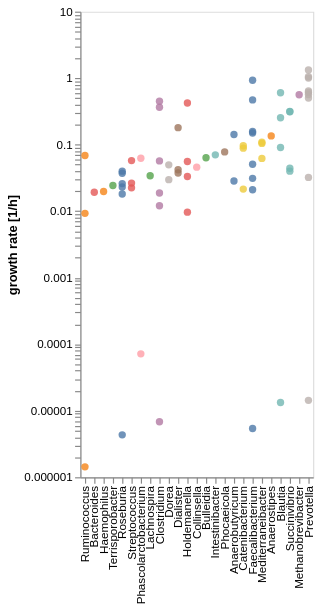

This figure's Vega-Lite source:
### Vega-Lite specification from a JSON file in a GitHub repository (floating-point values rounded to 4 significant figures)
{"$schema": "https://vega.github.io/schema/vega-lite/v5.json", "width": 200, "height": 400, "data": {"values": [{"taxon": "Catenibacterium", "sample_id": "chepang1", "abundance": 0.025, "growth_rate": 0.02147}, {"taxon": "Phascolarctobacterium", "sample_id": "chepang1", "abundance": 0.01817, "growth_rate": 7.171e-05}, {"taxon": "Prevotella", "sample_id": "chepang1", "abundance": 0.5742, "growth_rate": 0.5027}, {"taxon": "Succinivibrio", "sample_id": "chepang1", "abundance": 0.3827, "growth_rate": 0.3125}, {"taxon": "Faecalibacterium", "sample_id": "chepang2", "abundance": 0.02162, "growth_rate": 0.02099}, {"taxon": "Prevotella", "sample_id": "chepang2", "abundance": 0.5837, "growth_rate": 0.5668}, {"taxon": "Roseburia", "sample_id": "chepang2", "abundance": 0.0192, "growth_rate": 0.01815}, {"taxon": "Succinivibrio", "sample_id": "chepang2", "abundance": 0.3755, "growth_rate": 0.3151}, {"taxon": "Bacteroides", "sample_id": "chepang3", "abundance": 0.02394, "growth_rate": 0.01928}, {"taxon": "Clostridium", "sample_id": "chepang3", "abundance": 0.01491, "growth_rate": 0.01205}, {"taxon": "Faecalibacterium", "sample_id": "chepang3", "abundance": 0.03872, "growth_rate": 0.03114}, {"taxon": "Holdemanella", "sample_id": "chepang3", "abundance": 0.01204, "growth_rate": 0.009677}, {"taxon": "Phocaeicola", "sample_id": "chepang3", "abundance": 0.09668, "growth_rate": 0.07783}, {"taxon": "Prevotella", "sample_id": "chepang3", "abundance": 0.756, "growth_rate": 0.6106}, {"taxon": "Roseburia", "sample_id": "chepang3", "abundance": 0.04618, "growth_rate": 0.03712}, {"taxon": "Ruminococcus", "sample_id": "chepang3", "abundance": 0.01151, "growth_rate": 0.00929}, {"taxon": "Anaerobutyricum", "sample_id": "hadza1", "abundance": 0.02039, "growth_rate": 0.02848}, {"taxon": "Blautia", "sample_id": "hadza1", "abundance": 0.1822, "growth_rate": 0.2539}, {"taxon": "Bulleidia", "sample_id": "hadza1", "abundance": 0.04609, "growth_rate": 0.06346}, {"taxon": "Clostridium", "sample_id": "hadza1", "abundance": 0.3219, "growth_rate": 0.4501}, {"taxon": "Dorea", "sample_id": "hadza1", "abundance": 0.02124, "growth_rate": 0.02977}, {"taxon": "Faecalibacterium", "sample_id": "hadza1", "abundance": 0.0362, "growth_rate": 0.0507}, {"taxon": "Holdemanella", "sample_id": "hadza1", "abundance": 0.305, "growth_rate": 0.4239}, {"taxon": "Mediterraneibacter", "sample_id": "hadza1", "abundance": 0.04428, "growth_rate": 0.06207}, {"taxon": "Prevotella", "sample_id": "hadza1", "abundance": 0.02268, "growth_rate": 0.0322}, {"taxon": "Blautia", "sample_id": "hadza3", "abundance": 0.2742, "growth_rate": 1.33e-05}, {"taxon": "Clostridium", "sample_id": "hadza3", "abundance": 0.04855, "growth_rate": 6.819e-06}, {"taxon": "Faecalibacterium", "sample_id": "hadza3", "abundance": 0.1445, "growth_rate": 5.408e-06}, {"taxon": "Prevotella", "sample_id": "hadza3", "abundance": 0.08695, "growth_rate": 1.432e-05}, {"taxon": "Roseburia", "sample_id": "hadza3", "abundance": 0.2205, "growth_rate": 4.338e-06}, {"taxon": "Ruminococcus", "sample_id": "hadza3", "abundance": 0.02292, "growth_rate": 1.434e-06}, {"taxon": "Anaerobutyricum", "sample_id": "hadza2", "abundance": 0.05407, "growth_rate": 0.1422}, {"taxon": "Anaerostipes", "sample_id": "hadza2", "abundance": 0.05148, "growth_rate": 0.1356}, {"taxon": "Blautia", "sample_id": "hadza2", "abundance": 0.2307, "growth_rate": 0.6032}, {"taxon": "Catenibacterium", "sample_id": "hadza2", "abundance": 0.03559, "growth_rate": 0.08867}, {"taxon": "Clostridium", "sample_id": "hadza2", "abundance": 0.02157, "growth_rate": 0.05696}, {"taxon": "Collinsella", "sample_id": "hadza2", "abundance": 0.01752, "growth_rate": 0.04593}, {"taxon": "Dorea", "sample_id": "hadza2", "abundance": 0.01887, "growth_rate": 0.04971}, {"taxon": "Faecalibacterium", "sample_id": "hadza2", "abundance": 0.1794, "growth_rate": 0.4707}, {"taxon": "Holdemanella", "sample_id": "hadza2", "abundance": 0.01307, "growth_rate": 0.03328}, {"taxon": "Intestinibacter", "sample_id": "hadza2", "abundance": 0.0281, "growth_rate": 0.07039}, {"taxon": "Lachnospira", "sample_id": "hadza2", "abundance": 0.01583, "growth_rate": 0.03416}, {"taxon": "Mediterraneibacter", "sample_id": "hadza2", "abundance": 0.04139, "growth_rate": 0.1091}, {"taxon": "Prevotella", "sample_id": "hadza2", "abundance": 0.2391, "growth_rate": 0.6409}, {"taxon": "Roseburia", "sample_id": "hadza2", "abundance": 0.01521, "growth_rate": 0.03996}, {"taxon": "Ruminococcus", "sample_id": "hadza2", "abundance": 0.02608, "growth_rate": 0.06873}, {"taxon": "Terrisporobacter", "sample_id": "hadza2", "abundance": 0.012, "growth_rate": 0.0243}, {"taxon": "Blautia", "sample_id": "mephaa1", "abundance": 0.02338, "growth_rate": 0.09083}, {"taxon": "Catenibacterium", "sample_id": "mephaa1", "abundance": 0.02531, "growth_rate": 0.09647}, {"taxon": "Clostridium", "sample_id": "mephaa1", "abundance": 0.09339, "growth_rate": 0.3653}, {"taxon": "Dialister", "sample_id": "mephaa1", "abundance": 0.0489, "growth_rate": 0.1801}, {"taxon": "Faecalibacterium", "sample_id": "mephaa1", "abundance": 0.2395, "growth_rate": 0.9311}, {"taxon": "Holdemanella", "sample_id": "mephaa1", "abundance": 0.01437, "growth_rate": 0.05577}, {"taxon": "Mediterraneibacter", "sample_id": "mephaa1", "abundance": 0.02681, "growth_rate": 0.1044}, {"taxon": "Methanobrevibacter", "sample_id": "mephaa1", "abundance": 0.1479, "growth_rate": 0.5628}, {"taxon": "Phascolarctobacterium", "sample_id": "mephaa1", "abundance": 0.02659, "growth_rate": 0.06249}, {"taxon": "Prevotella", "sample_id": "mephaa1", "abundance": 0.3392, "growth_rate": 1.328}, {"taxon": "Streptococcus", "sample_id": "mephaa1", "abundance": 0.01469, "growth_rate": 0.05757}, {"taxon": "Clostridium", "sample_id": "mephaa3", "abundance": 0.01454, "growth_rate": 0.01876}, {"taxon": "Dialister", "sample_id": "mephaa3", "abundance": 0.03232, "growth_rate": 0.04196}, {"taxon": "Faecalibacterium", "sample_id": "mephaa3", "abundance": 0.1152, "growth_rate": 0.1497}, {"taxon": "Prevotella", "sample_id": "mephaa3", "abundance": 0.7678, "growth_rate": 1.002}, {"taxon": "Roseburia", "sample_id": "mephaa3", "abundance": 0.0188, "growth_rate": 0.02311}, {"taxon": "Streptococcus", "sample_id": "mephaa3", "abundance": 0.01723, "growth_rate": 0.02246}, {"taxon": "Succinivibrio", "sample_id": "mephaa3", "abundance": 0.03408, "growth_rate": 0.04424}, {"taxon": "Dialister", "sample_id": "mephaa2", "abundance": 0.0277, "growth_rate": 0.03755}, {"taxon": "Faecalibacterium", "sample_id": "mephaa2", "abundance": 0.1162, "growth_rate": 0.1578}, {"taxon": "Haemophilus", "sample_id": "mephaa2", "abundance": 0.01458, "growth_rate": 0.0198}, {"taxon": "Prevotella", "sample_id": "mephaa2", "abundance": 0.7725, "growth_rate": 1.052}, {"taxon": "Roseburia", "sample_id": "mephaa2", "abundance": 0.02023, "growth_rate": 0.026}, {"taxon": "Streptococcus", "sample_id": "mephaa2", "abundance": 0.01941, "growth_rate": 0.02642}, {"taxon": "Succinivibrio", "sample_id": "mephaa2", "abundance": 0.02943, "growth_rate": 0.03994}]}, "selection": {"pts": {"type": "single", "fields": ["sample_id"]}}, "mark": {"type": "point", "filled": true, "size": 40, "tooltip": {"content": "data"}}, "encoding": {"y": {"field": "growth_rate", "type": "quantitative", "scale": {"type": "log"}, "axis": {"title": "growth rate [1/h]", "grid": false}}, "x": {"field": "taxon", "type": "nominal", "sort": {"op": "median", "field": "growth_rate"}, "axis": {"title": null}}, "color": {"condition": {"selection": "pts", "field": "taxon", "type": "nominal", "legend": null}, "value": "lightgrey"}, "opacity": {"condition": {"selection": "pts", "value": 0.8}, "value": 0.2}}}
